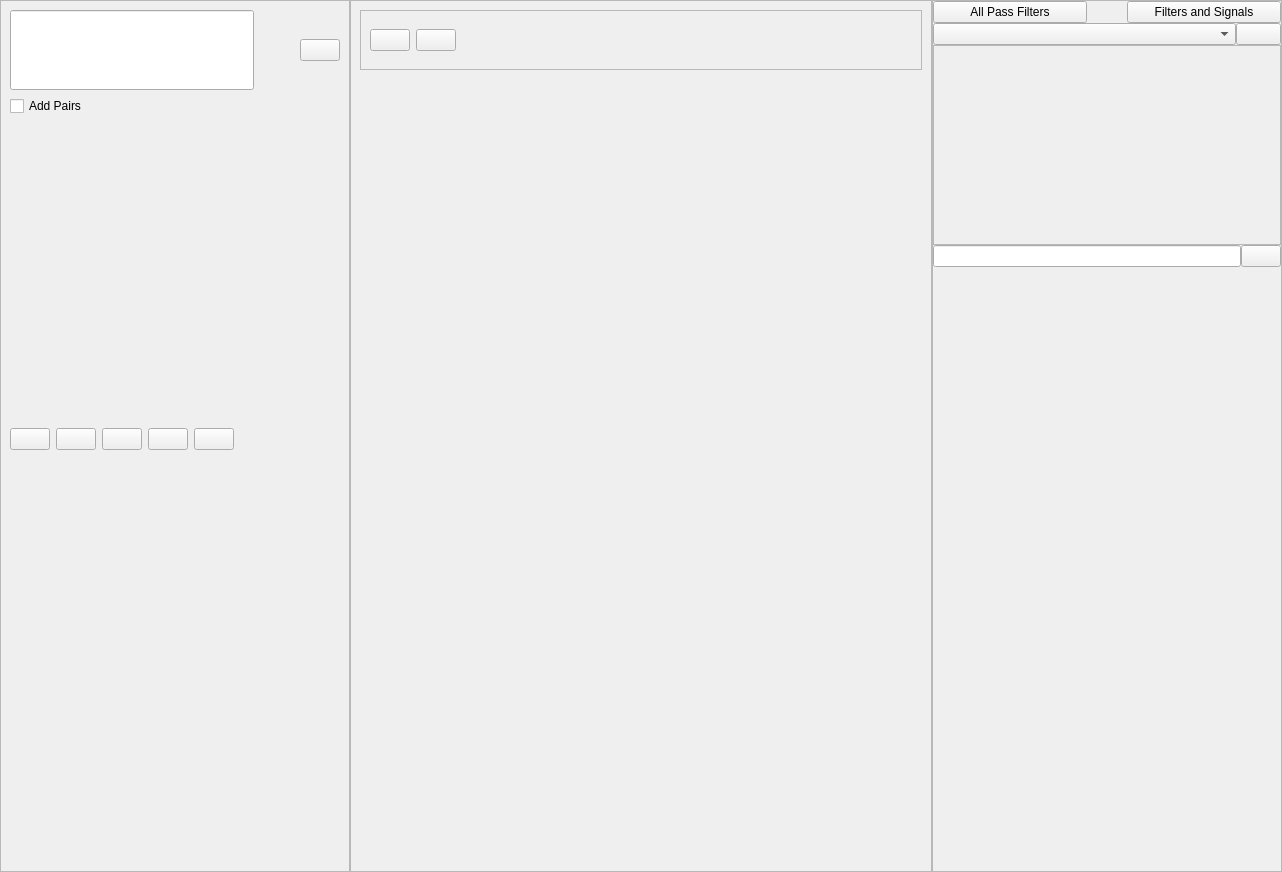
<?xml version="1.0" encoding="UTF-8"?>
<ui version="4.0">
 <class>MainWindow</class>
 <widget class="QMainWindow" name="MainWindow">
  <property name="geometry">
   <rect>
    <x>0</x>
    <y>0</y>
    <width>1282</width>
    <height>872</height>
   </rect>
  </property>
  <property name="windowTitle">
   <string>Digital Filter Designer Suite</string>
  </property>
  <widget class="QWidget" name="centralwidget">
   <layout class="QHBoxLayout" name="horizontalLayout">
    <property name="spacing">
     <number>0</number>
    </property>
    <property name="leftMargin">
     <number>0</number>
    </property>
    <property name="topMargin">
     <number>0</number>
    </property>
    <property name="rightMargin">
     <number>0</number>
    </property>
    <property name="bottomMargin">
     <number>0</number>
    </property>
    <item>
     <widget class="QFrame" name="frame">
      <property name="minimumSize">
       <size>
        <width>350</width>
        <height>0</height>
       </size>
      </property>
      <property name="maximumSize">
       <size>
        <width>350</width>
        <height>16777215</height>
       </size>
      </property>
      <property name="frameShape">
       <enum>QFrame::StyledPanel</enum>
      </property>
      <property name="frameShadow">
       <enum>QFrame::Raised</enum>
      </property>
      <layout class="QVBoxLayout" name="verticalLayout_5">
       <item>
        <layout class="QHBoxLayout" name="horizontalLayout_7">
         <item>
          <widget class="QLineEdit" name="filterNameInput">
           <property name="sizePolicy">
            <sizepolicy hsizetype="Expanding" vsizetype="Expanding">
             <horstretch>0</horstretch>
             <verstretch>0</verstretch>
            </sizepolicy>
           </property>
          </widget>
         </item>
         <item>
          <spacer name="horizontalSpacer_2">
           <property name="orientation">
            <enum>Qt::Horizontal</enum>
           </property>
           <property name="sizeType">
            <enum>QSizePolicy::Fixed</enum>
           </property>
           <property name="sizeHint" stdset="0">
            <size>
             <width>40</width>
             <height>20</height>
            </size>
           </property>
          </spacer>
         </item>
         <item>
          <widget class="QPushButton" name="saveFilterButton">
           <property name="text">
            <string/>
           </property>
           <property name="icon">
            <iconset>
             <normaloff>../icons/add.svg</normaloff>../icons/add.svg</iconset>
           </property>
          </widget>
         </item>
        </layout>
       </item>
       <item>
        <widget class="QCheckBox" name="addPairs">
         <property name="text">
          <string>Add Pairs</string>
         </property>
        </widget>
       </item>
       <item>
        <widget class="QWidget" name="designerWidget" native="true">
         <property name="minimumSize">
          <size>
           <width>0</width>
           <height>300</height>
          </size>
         </property>
        </widget>
       </item>
       <item>
        <layout class="QHBoxLayout" name="horizontalLayout_6">
         <item>
          <widget class="QPushButton" name="addPoleButton">
           <property name="sizePolicy">
            <sizepolicy hsizetype="Fixed" vsizetype="Fixed">
             <horstretch>0</horstretch>
             <verstretch>0</verstretch>
            </sizepolicy>
           </property>
           <property name="minimumSize">
            <size>
             <width>10</width>
             <height>10</height>
            </size>
           </property>
           <property name="toolTip">
            <string>&lt;html&gt;&lt;head/&gt;&lt;body&gt;&lt;p&gt;Add Pole&lt;/p&gt;&lt;/body&gt;&lt;/html&gt;</string>
           </property>
           <property name="text">
            <string/>
           </property>
           <property name="icon">
            <iconset>
             <normaloff>../icons/pole.svg</normaloff>../icons/pole.svg</iconset>
           </property>
          </widget>
         </item>
         <item>
          <widget class="QPushButton" name="addZeroButton">
           <property name="sizePolicy">
            <sizepolicy hsizetype="Fixed" vsizetype="Fixed">
             <horstretch>0</horstretch>
             <verstretch>0</verstretch>
            </sizepolicy>
           </property>
           <property name="toolTip">
            <string>&lt;html&gt;&lt;head/&gt;&lt;body&gt;&lt;p&gt;Add Zero&lt;/p&gt;&lt;/body&gt;&lt;/html&gt;</string>
           </property>
           <property name="text">
            <string/>
           </property>
           <property name="icon">
            <iconset>
             <normaloff>../icons/zero.svg</normaloff>../icons/zero.svg</iconset>
           </property>
          </widget>
         </item>
         <item>
          <widget class="QPushButton" name="deletePolesButton">
           <property name="sizePolicy">
            <sizepolicy hsizetype="Fixed" vsizetype="Fixed">
             <horstretch>0</horstretch>
             <verstretch>0</verstretch>
            </sizepolicy>
           </property>
           <property name="toolTip">
            <string>&lt;html&gt;&lt;head/&gt;&lt;body&gt;&lt;p&gt;Delete All Poles&lt;/p&gt;&lt;/body&gt;&lt;/html&gt;</string>
           </property>
           <property name="text">
            <string/>
           </property>
           <property name="icon">
            <iconset>
             <normaloff>../icons/clearPole.svg</normaloff>../icons/clearPole.svg</iconset>
           </property>
          </widget>
         </item>
         <item>
          <widget class="QPushButton" name="deleteZerosButton">
           <property name="sizePolicy">
            <sizepolicy hsizetype="Fixed" vsizetype="Fixed">
             <horstretch>0</horstretch>
             <verstretch>0</verstretch>
            </sizepolicy>
           </property>
           <property name="toolTip">
            <string>&lt;html&gt;&lt;head/&gt;&lt;body&gt;&lt;p&gt;Delete All Zeros&lt;/p&gt;&lt;/body&gt;&lt;/html&gt;</string>
           </property>
           <property name="text">
            <string/>
           </property>
           <property name="icon">
            <iconset>
             <normaloff>../icons/clearZero.svg</normaloff>../icons/clearZero.svg</iconset>
           </property>
          </widget>
         </item>
         <item>
          <widget class="QPushButton" name="deleteAllButton">
           <property name="sizePolicy">
            <sizepolicy hsizetype="Fixed" vsizetype="Fixed">
             <horstretch>0</horstretch>
             <verstretch>0</verstretch>
            </sizepolicy>
           </property>
           <property name="toolTip">
            <string>&lt;html&gt;&lt;head/&gt;&lt;body&gt;&lt;p&gt;Delete All Poles &amp;amp; Zeros&lt;/p&gt;&lt;/body&gt;&lt;/html&gt;</string>
           </property>
           <property name="text">
            <string/>
           </property>
           <property name="icon">
            <iconset>
             <normaloff>../icons/clearAll.svg</normaloff>../icons/clearAll.svg</iconset>
           </property>
          </widget>
         </item>
         <item>
          <spacer name="horizontalSpacer_4">
           <property name="orientation">
            <enum>Qt::Horizontal</enum>
           </property>
           <property name="sizeHint" stdset="0">
            <size>
             <width>50</width>
             <height>20</height>
            </size>
           </property>
          </spacer>
         </item>
        </layout>
       </item>
       <item>
        <layout class="QVBoxLayout" name="verticalLayout_4">
         <item>
          <widget class="QWidget" name="filterPhaseGraphWidget" native="true">
           <property name="minimumSize">
            <size>
             <width>0</width>
             <height>200</height>
            </size>
           </property>
          </widget>
         </item>
         <item>
          <widget class="QWidget" name="filterMagnitudeGraphWidget" native="true">
           <property name="minimumSize">
            <size>
             <width>0</width>
             <height>200</height>
            </size>
           </property>
          </widget>
         </item>
        </layout>
       </item>
      </layout>
     </widget>
    </item>
    <item>
     <widget class="QFrame" name="frame_2">
      <property name="minimumSize">
       <size>
        <width>0</width>
        <height>0</height>
       </size>
      </property>
      <property name="frameShape">
       <enum>QFrame::StyledPanel</enum>
      </property>
      <property name="frameShadow">
       <enum>QFrame::Raised</enum>
      </property>
      <layout class="QVBoxLayout" name="verticalLayout_6">
       <item>
        <widget class="QFrame" name="controlers">
         <property name="maximumSize">
          <size>
           <width>16777215</width>
           <height>60</height>
          </size>
         </property>
         <property name="frameShape">
          <enum>QFrame::StyledPanel</enum>
         </property>
         <property name="frameShadow">
          <enum>QFrame::Raised</enum>
         </property>
         <layout class="QHBoxLayout" name="horizontalLayout_5">
          <item>
           <widget class="QPushButton" name="uploadButton">
            <property name="toolTip">
             <string>Upload signal</string>
            </property>
            <property name="text">
             <string/>
            </property>
            <property name="icon">
             <iconset>
              <normaloff>../icons/upload.svg</normaloff>../icons/upload.svg</iconset>
            </property>
            <property name="iconSize">
             <size>
              <width>30</width>
              <height>30</height>
             </size>
            </property>
           </widget>
          </item>
          <item>
           <widget class="QPushButton" name="deleteSignalButton">
            <property name="toolTip">
             <string>Clear current signal</string>
            </property>
            <property name="text">
             <string/>
            </property>
            <property name="icon">
             <iconset>
              <normaloff>../icons/delete.svg</normaloff>../icons/delete.svg</iconset>
            </property>
            <property name="iconSize">
             <size>
              <width>30</width>
              <height>30</height>
             </size>
            </property>
           </widget>
          </item>
          <item>
           <spacer name="horizontalSpacer">
            <property name="orientation">
             <enum>Qt::Horizontal</enum>
            </property>
            <property name="sizeType">
             <enum>QSizePolicy::Expanding</enum>
            </property>
            <property name="sizeHint" stdset="0">
             <size>
              <width>500000000</width>
              <height>20</height>
             </size>
            </property>
           </spacer>
          </item>
         </layout>
        </widget>
       </item>
       <item>
        <widget class="QWidget" name="signalGraphsWidget" native="true"/>
       </item>
      </layout>
     </widget>
    </item>
    <item>
     <widget class="QFrame" name="frame_3">
      <property name="minimumSize">
       <size>
        <width>350</width>
        <height>0</height>
       </size>
      </property>
      <property name="maximumSize">
       <size>
        <width>350</width>
        <height>16777215</height>
       </size>
      </property>
      <property name="frameShape">
       <enum>QFrame::StyledPanel</enum>
      </property>
      <property name="frameShadow">
       <enum>QFrame::Raised</enum>
      </property>
      <property name="lineWidth">
       <number>0</number>
      </property>
      <layout class="QVBoxLayout" name="verticalLayout_2">
       <property name="spacing">
        <number>0</number>
       </property>
       <property name="leftMargin">
        <number>0</number>
       </property>
       <property name="topMargin">
        <number>0</number>
       </property>
       <property name="rightMargin">
        <number>0</number>
       </property>
       <property name="bottomMargin">
        <number>0</number>
       </property>
       <item>
        <layout class="QHBoxLayout" name="horizontalLayout_4">
         <item>
          <widget class="QPushButton" name="allPassTab">
           <property name="toolTip">
            <string>&lt;html&gt;&lt;head/&gt;&lt;body&gt;&lt;p&gt;All Pass filters for phase correction&lt;/p&gt;&lt;/body&gt;&lt;/html&gt;</string>
           </property>
           <property name="text">
            <string>All Pass Filters</string>
           </property>
          </widget>
         </item>
         <item>
          <spacer name="horizontalSpacer_3">
           <property name="orientation">
            <enum>Qt::Horizontal</enum>
           </property>
           <property name="sizeType">
            <enum>QSizePolicy::Fixed</enum>
           </property>
           <property name="sizeHint" stdset="0">
            <size>
             <width>40</width>
             <height>20</height>
            </size>
           </property>
          </spacer>
         </item>
         <item>
          <widget class="QPushButton" name="mousePadTab">
           <property name="toolTip">
            <string>&lt;html&gt;&lt;head/&gt;&lt;body&gt;&lt;p&gt;Apply filters to your own created signals&lt;/p&gt;&lt;/body&gt;&lt;/html&gt;</string>
           </property>
           <property name="text">
            <string>Filters and Signals</string>
           </property>
          </widget>
         </item>
        </layout>
       </item>
       <item>
        <widget class="QStackedWidget" name="stackedWidget">
         <property name="minimumSize">
          <size>
           <width>0</width>
           <height>323</height>
          </size>
         </property>
         <property name="maximumSize">
          <size>
           <width>16777215</width>
           <height>16777215</height>
          </size>
         </property>
         <property name="currentIndex">
          <number>0</number>
         </property>
         <widget class="QWidget" name="stackedWidgetPage1">
          <layout class="QVBoxLayout" name="verticalLayout">
           <property name="spacing">
            <number>0</number>
           </property>
           <property name="leftMargin">
            <number>0</number>
           </property>
           <property name="topMargin">
            <number>0</number>
           </property>
           <property name="rightMargin">
            <number>0</number>
           </property>
           <property name="bottomMargin">
            <number>0</number>
           </property>
           <item>
            <layout class="QHBoxLayout" name="horizontalLayout_2">
             <item>
              <widget class="QComboBox" name="allpassFilterSelect"/>
             </item>
             <item>
              <widget class="QPushButton" name="selectAllPassButton">
               <property name="maximumSize">
                <size>
                 <width>45</width>
                 <height>16777215</height>
                </size>
               </property>
               <property name="text">
                <string/>
               </property>
               <property name="icon">
                <iconset>
                 <normaloff>../icons/add.svg</normaloff>../icons/add.svg</iconset>
               </property>
              </widget>
             </item>
            </layout>
           </item>
           <item>
            <widget class="QScrollArea" name="allpassFilterScrollArea">
             <property name="minimumSize">
              <size>
               <width>0</width>
               <height>200</height>
              </size>
             </property>
             <property name="maximumSize">
              <size>
               <width>16777215</width>
               <height>200</height>
              </size>
             </property>
             <property name="widgetResizable">
              <bool>true</bool>
             </property>
             <widget class="QWidget" name="allpassFilterScrollAreaContents">
              <property name="geometry">
               <rect>
                <x>0</x>
                <y>0</y>
                <width>346</width>
                <height>198</height>
               </rect>
              </property>
             </widget>
            </widget>
           </item>
           <item>
            <layout class="QHBoxLayout" name="horizontalLayout_3">
             <item>
              <widget class="QLineEdit" name="allpassFilterInput"/>
             </item>
             <item>
              <widget class="QPushButton" name="saveAllPassButton">
               <property name="maximumSize">
                <size>
                 <width>100</width>
                 <height>16777215</height>
                </size>
               </property>
               <property name="text">
                <string/>
               </property>
               <property name="icon">
                <iconset>
                 <normaloff>../icons/add.svg</normaloff>../icons/add.svg</iconset>
               </property>
              </widget>
             </item>
            </layout>
           </item>
           <item>
            <spacer name="verticalSpacer">
             <property name="orientation">
              <enum>Qt::Vertical</enum>
             </property>
             <property name="sizeHint" stdset="0">
              <size>
               <width>20</width>
               <height>91</height>
              </size>
             </property>
            </spacer>
           </item>
           <item>
            <widget class="QWidget" name="correctedPhaseGraphWidget" native="true">
             <property name="minimumSize">
              <size>
               <width>0</width>
               <height>200</height>
              </size>
             </property>
            </widget>
           </item>
           <item>
            <widget class="QWidget" name="allPassPhaseGraphWidget" native="true">
             <property name="minimumSize">
              <size>
               <width>0</width>
               <height>200</height>
              </size>
             </property>
            </widget>
           </item>
          </layout>
         </widget>
         <widget class="QWidget" name="stackedWidgetPage2">
          <layout class="QVBoxLayout" name="verticalLayout_3">
           <property name="leftMargin">
            <number>0</number>
           </property>
           <property name="topMargin">
            <number>0</number>
           </property>
           <property name="rightMargin">
            <number>0</number>
           </property>
           <property name="bottomMargin">
            <number>0</number>
           </property>
           <item>
            <widget class="QWidget" name="mousePadGraphWidget" native="true">
             <property name="maximumSize">
              <size>
               <width>16777215</width>
               <height>300</height>
              </size>
             </property>
            </widget>
           </item>
           <item>
            <widget class="QLabel" name="label">
             <property name="text">
              <string>Filters</string>
             </property>
            </widget>
           </item>
           <item>
            <widget class="QScrollArea" name="filtersScrollArea">
             <property name="maximumSize">
              <size>
               <width>16777215</width>
               <height>400</height>
              </size>
             </property>
             <property name="widgetResizable">
              <bool>true</bool>
             </property>
             <widget class="QWidget" name="scrollAreaWidgetContents">
              <property name="geometry">
               <rect>
                <x>0</x>
                <y>0</y>
                <width>346</width>
                <height>396</height>
               </rect>
              </property>
             </widget>
            </widget>
           </item>
           <item>
            <spacer name="verticalSpacer_2">
             <property name="orientation">
              <enum>Qt::Vertical</enum>
             </property>
             <property name="sizeHint" stdset="0">
              <size>
               <width>20</width>
               <height>40</height>
              </size>
             </property>
            </spacer>
           </item>
          </layout>
         </widget>
        </widget>
       </item>
      </layout>
     </widget>
    </item>
   </layout>
  </widget>
 </widget>
 <resources/>
 <connections/>
</ui>
